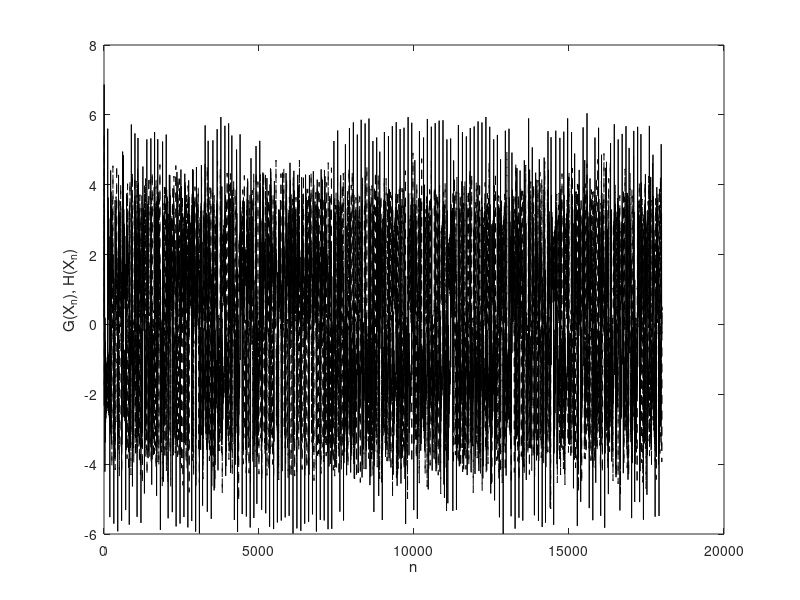
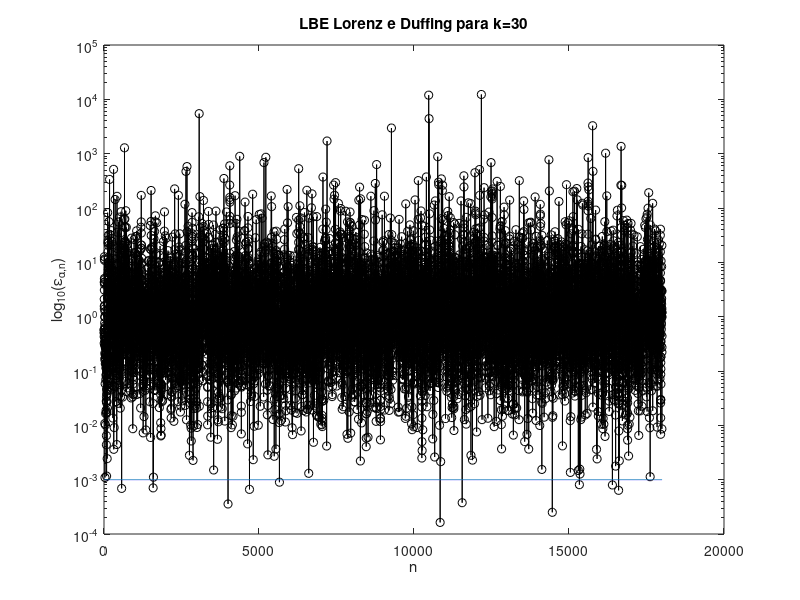

The MATLAB source for these figures, in order:
%{
Article: Synchronization on the accuracy of chaotic oscillators simulations

download: https://www.researchgate.net/publication/321511735_Synchronization_on_the_accuracy_of_chaotic_oscillators_simulations

Uso: %arquivo para plotar a evolução do errro relativo das pseudo-órbitas

Other m-files required: rk4.m, rk5.m, lorenz.m, executar.m, grafico.m
Subfunctions: none
See also: rk4.m, rk5.m, lorenz.m, Lplot.m
Authors: Gabriel H. A. Silva, Igor C. Silva,  Wilson Rocha Lacerda Junior, Samir Angelo Milani Martins,
 Marcio F. S. Barroso and Erivelton Geraldo Nepomuceno

Website: http://www.ufsj.edu.br/gcom

Please send suggestions for improvement of the above code
to Wilson Rocha at this email address: wilsonrljr@outlook.com

References:
-----------

@article{silva2017synchronization,
  title={Synchronization on the accuracy of chaotic oscillators simulations},
  author={Silva, Gabriel HA and Silva, Igor C and Junior, Wilson RL and Martins, Samir AM and Barroso, Marcio FS and Nepomuceno, Erivelton G},
  journal={arXiv preprint arXiv:1712.01019},
  year={2017}
}

------------- BEGIN CODE --------------
%}

clear all; clc; close all;

x = load('teste_xlor_ext_k=30.dat');
y = load('teste_xlor_k=30.dat');

% x=xlor_k=0;
% y=duffing;

er=0.001;
for k=1:length(x)
    erm(k)=(abs(x(k)-y(k)))/(abs(x(k)+y(k)));
end
maxm=min(find(erm>er));
teste=ones(length(erm),1)*er;
i=length(x);

figure(1)
clf
plot(x,'-k')
hold on
plot(y,'--k')
xlabel('n')
ylabel('G(X_n), H(X_n)')

figure(2)
semilogy(1:i,erm(1:i),'o-k')
hold on
semilogy(1:i,teste(1:i))
ylabel('log_{10}(\epsilon_{\alpha,n})')
xlabel('n')
title('LBE Lorenz e Duffing para k=30');